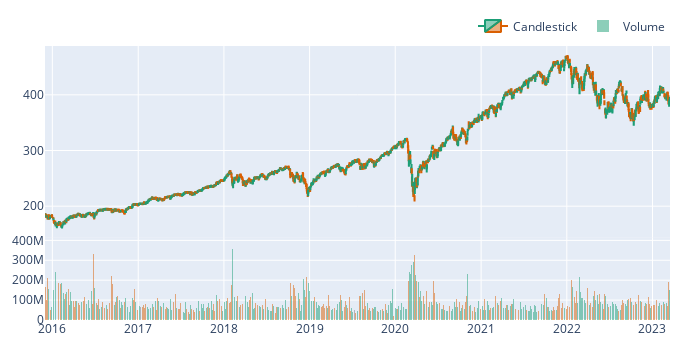

The notebook cell saved with this chart:
### Code cell
symbol = 'spy'
data = vbt.AlpacaData.download(symbol,
                               start='1990-3-05',
                               end='2023-3-16',
                               limit=1000000,
                               timeframe='1d').get()

inspect.signature(data.vbt.ohlcv.plot)
data.vbt.ohlcv.plot(plot_type='candlestick')

### Figure 1 — Plotly figure (JSON) as saved in the notebook; plotly's stock layout.template omitted (floating-point values rounded to 4 significant figures; data arrays with more than 128 entries replaced by an {"elided": "..."} marker saying what was removed)
{"data": [{"close": {"elided": "1835 float values"}, "decreasing": {"line": {"color": "#d95f02"}}, "high": {"elided": "1835 float values"}, "increasing": {"line": {"color": "#1b9e76"}}, "low": {"elided": "1835 float values"}, "name": "Candlestick", "open": {"elided": "1835 float values"}, "x": {"elided": "1835 str values"}, "type": "candlestick", "uid": "35e34c26-28f4-4928-b325-2a45020939a3", "xaxis": "x", "yaxis": "y"}, {"marker": {"color": {"elided": "1835 str values"}, "line": {"width": 0}}, "name": "Volume", "opacity": 0.5, "x": {"elided": "1835 str values"}, "y": {"elided": "1835 float values"}, "type": "bar", "uid": "f2f2fe19-5661-48a3-bd86-bba4fa27450f", "xaxis": "x2", "yaxis": "y2"}], "layout": {"xaxis": {"anchor": "y", "domain": [0.0, 1.0], "matches": "x2", "showticklabels": false, "rangeslider": {"visible": false}, "showgrid": true}, "yaxis": {"anchor": "x", "domain": [0.3, 1.0], "showgrid": true}, "xaxis2": {"anchor": "y2", "domain": [0.0, 1.0], "showgrid": true}, "yaxis2": {"anchor": "x2", "domain": [0.0, 0.3], "showgrid": true}, "margin": {"t": 30, "b": 30, "l": 30, "r": 30}, "legend": {"orientation": "h", "yanchor": "bottom", "y": 1.02, "xanchor": "right", "x": 1, "traceorder": "normal"}, "width": 700, "height": 350, "showlegend": true, "bargap": 0}}
